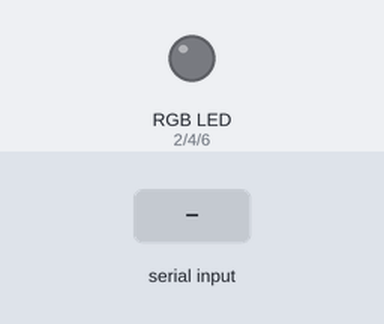
Simulated run of this sketch. Board: Arduino Uno, built with avr-gcc and run on an emulated ATmega328P. Parts: an RGB LED mixed from three pins (HIGH = lit). Inputs (shaded band) come from the test bench. Dim RGB values are drawn brighter than linear.

Above: at 1.2 s.
1.3 s: "90,45,200\n" received over Serial
At 1.8 s:
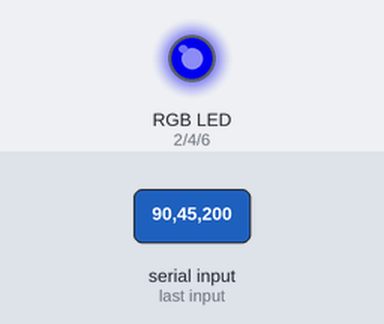
2.8 s: "30,150,10\n" received over Serial
At 4.1 s:
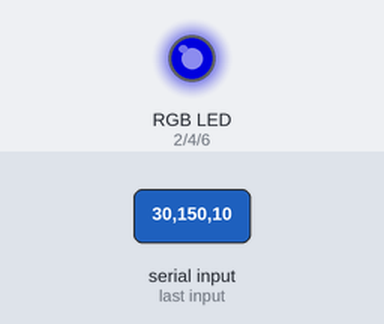
5.8 s: "30,150\n" received over Serial
At 7.1 s:
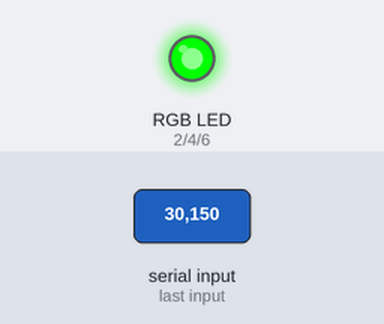
8.3 s: "200\n" received over Serial
At 10.8 s:
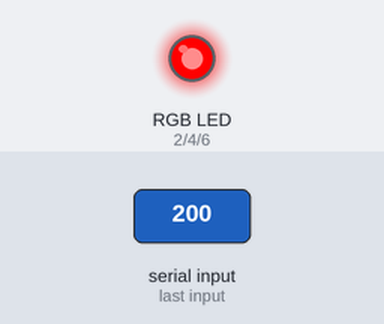
11.3 s: "1,90,45\n" received over Serial
At 11.8 s:
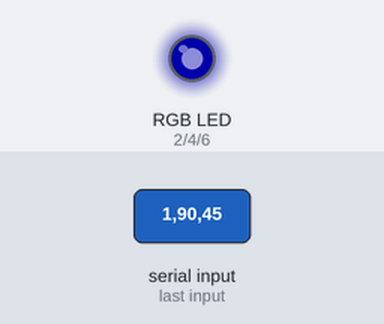
12.8 s: "1,90\n" received over Serial
At 14.0 s:
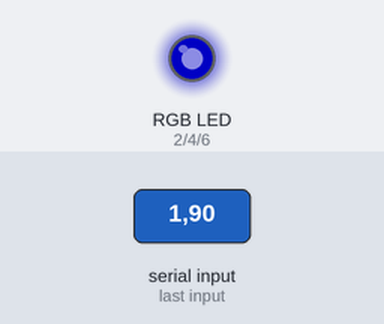
Timing chart, 0 to 17.3 s (numbered marks = the images above; inputs shaded):
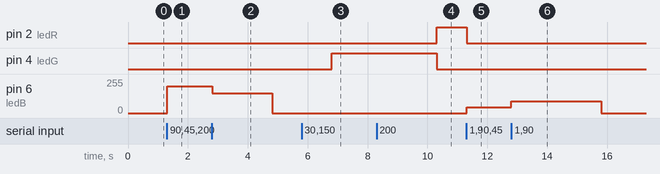

Measured:
- after the input at 1.3 s, pin 6 (ledB): 0/255 → 200/255 at once
- after the input at 2.8 s, pin 6 (ledB): 200/255 → 150/255 at once, → 0/255 2.0 s later
- after the input at 5.8 s, pin 4 (ledG): LOW → HIGH after 1.0 s
- after the input at 8.3 s, pin 2 (ledR): LOW → HIGH after 2.0 s; pin 4 (ledG): HIGH → LOW after 2.0 s
- after the input at 11.3 s, pin 2 (ledR): HIGH → LOW at once; pin 6 (ledB): 0/255 → 45/255 at once
- after the input at 12.8 s, pin 6 (ledB): 45/255 → 90/255 at once, → 0/255 3.0 s later

The sketch:

Ex7_RGB_LED.ino
```cpp
const int ledR = 2;
const int ledG = 4;
const int ledB = 6;
int red = 0;
int green = 0;
int blue = 0;

void setup() {
  pinMode(ledR, OUTPUT);
  pinMode(ledG, OUTPUT);
  pinMode(ledB, OUTPUT);
  Serial.begin(9600);
}
void loop() {
  if (Serial.available() > 0) {
    red = Serial.parseInt();
    green = Serial.parseInt();
    blue = Serial.parseInt();
    analogWrite(ledR, red);
    analogWrite(ledG, green);
    analogWrite(ledB, blue);
  }
}
```
